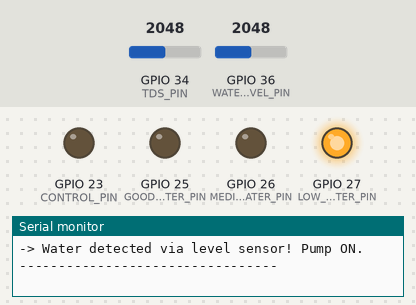
This sketch was run on a simulated ESP32. Shown: output pins drawn as LEDs (lit = HIGH), the last lines printed to the serial monitor. Inputs (shaded band) come from the test bench; at power-on: GPIO 36 (WATER_LEVEL_PIN) = 2048, GPIO 34 (TDS_PIN) = 2048.

Above: at 1.3 s.
1.4 s: GPIO 36 (WATER_LEVEL_PIN) set to 325
2.9 s: GPIO 36 (WATER_LEVEL_PIN) set to 280
At 3.8 s:
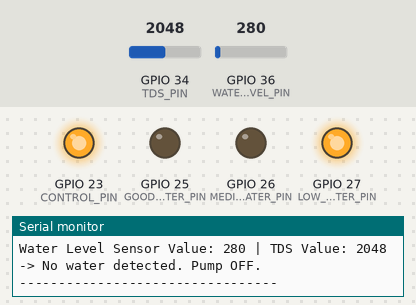
4.5 s: GPIO 34 (TDS_PIN) set to 1498
6.0 s: GPIO 34 (TDS_PIN) set to 1405
At 7.2 s:
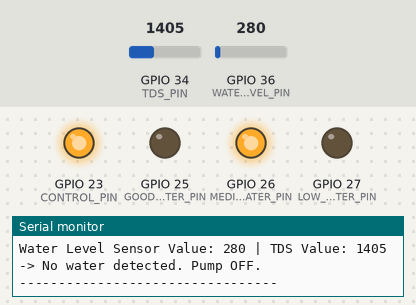
7.5 s: GPIO 36 (WATER_LEVEL_PIN) set to 491
At 8.8 s:
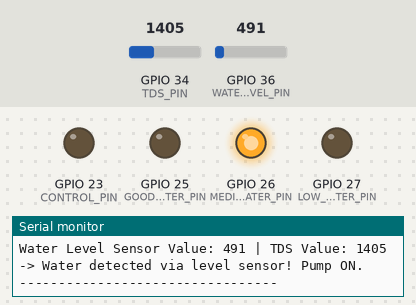
9.1 s: GPIO 34 (TDS_PIN) set to 642
10.6 s: GPIO 34 (TDS_PIN) set to 542
At 11.3 s:
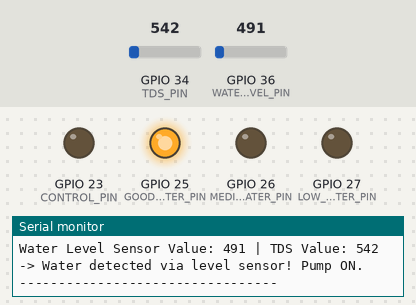
Timing chart, 0 to 13.1 s (numbered marks = the images above; inputs shaded):
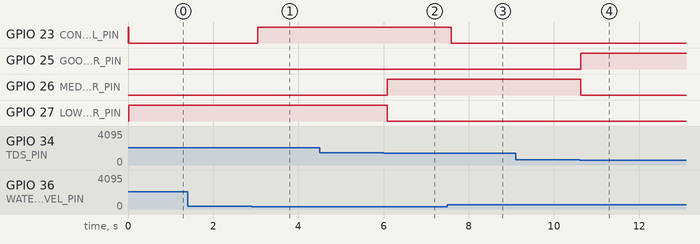

The sketch:

water_system.ino
```cpp
#include <WiFi.h>
#include <WebServer.h>

// ---------------------------------------------------------
// HARDWARE PIN DEFINITIONS
// ---------------------------------------------------------
const int WATER_LEVEL_PIN = 36;  // HW-038 water level sensor (Analog)
const int TDS_PIN = 34;          // TDS sensor (Analog)
const int CONTROL_PIN = 23;      // Water pump relay (Active LOW)

const int GOOD_WATER_PIN = 25;   // LED for GOOD water quality
const int MEDIUM_WATER_PIN = 26; // LED for AVERAGE water quality
const int LOW_WATER_PIN = 27;    // LED for BAD water quality

// ---------------------------------------------------------
// WIFI & WEB SERVER SETTINGS
// ---------------------------------------------------------
const char* ssid = "esp32webserver";
const char* password = "1234";

WebServer server(80);

// ---------------------------------------------------------
// GLOBAL STATE VARIABLES
// ---------------------------------------------------------
int waterLevel = 0;
bool waterDetected = false;
bool pumpStatus = false;

int tds = 0;
String waterQuality = "Unknown";

// ---------------------------------------------------------
// API ENDPOINT HANDLER
// ---------------------------------------------------------
void handleGetStatus() {
  // Construct JSON response
  String json = "{";
  json += "\"waterLevel\":" + String(waterLevel) + ",";
  json += "\"waterDetected\":" + String(waterDetected ? "true" : "false") + ",";
  json += "\"pumpStatus\":" + String(pumpStatus ? "true" : "false") + ",";
  json += "\"tds\":" + String(tds) + ",";
  json += "\"waterQuality\":\"" + waterQuality + "\"";
  json += "}";

  // Enable CORS
  server.sendHeader("Access-Control-Allow-Origin", "*");
  server.send(200, "application/json", json);
}


// ---------------------------------------------------------
// SETUP
// ---------------------------------------------------------
void setup() {
  Serial.begin(115200);
  Serial.println("\nInitializing Smart Water Management System...");

  // Configure Pins
  pinMode(WATER_LEVEL_PIN, INPUT);
  pinMode(TDS_PIN, INPUT);

  pinMode(CONTROL_PIN, OUTPUT);

  pinMode(GOOD_WATER_PIN, OUTPUT);
  pinMode(MEDIUM_WATER_PIN, OUTPUT);
  pinMode(LOW_WATER_PIN, OUTPUT);

  // Initialize outputs (Active LOW logic: HIGH means OFF)
  digitalWrite(CONTROL_PIN, HIGH);

  digitalWrite(GOOD_WATER_PIN, LOW);
  digitalWrite(MEDIUM_WATER_PIN, LOW);
  digitalWrite(LOW_WATER_PIN, LOW);

  // Setup WiFi Access Point
  Serial.println("Starting Wi-Fi Access Point...");
  WiFi.softAP(ssid, password);

  IPAddress IP = WiFi.softAPIP();
  Serial.print("AP IP address: ");
  Serial.println(IP);

  // Setup Web Server Routes
  server.on("/api/status", HTTP_GET, handleGetStatus);
  server.begin();
  Serial.println("HTTP server started.");

  Serial.println("STEM ROBO SYSTEM INITIALIZED");
}

// ---------------------------------------------------------
// MAIN LOOP
// ---------------------------------------------------------
void loop() {
  // 1. Handle Web Server Client Requests
  server.handleClient();

  // 2. Read Sensors
  waterLevel = analogRead(WATER_LEVEL_PIN);
  tds = analogRead(TDS_PIN);

  Serial.print("Water Level Sensor Value: ");
  Serial.print(waterLevel);
  Serial.print(" | TDS Value: ");
  Serial.println(tds);

  // 3. Water Pump Logic (Active LOW)
  if (waterLevel > 300) {
    waterDetected = true;
    pumpStatus = true;
    digitalWrite(CONTROL_PIN, LOW); // ON
    Serial.println("-> Water detected via level sensor! Pump ON.");
  }
  else {
    waterDetected = false;
    pumpStatus = false;
    digitalWrite(CONTROL_PIN, HIGH); // OFF
    Serial.println("-> No water detected. Pump OFF.");
  }

  // 4. TDS Quality Logic
  if (tds <= 600) {
    waterQuality = "Good";
    digitalWrite(GOOD_WATER_PIN, HIGH);
    digitalWrite(MEDIUM_WATER_PIN, LOW);
    digitalWrite(LOW_WATER_PIN, LOW);
  }
  else if (tds > 600 && tds < 1450) {
    waterQuality = "Average";
    digitalWrite(GOOD_WATER_PIN, LOW);
    digitalWrite(MEDIUM_WATER_PIN, HIGH);
    digitalWrite(LOW_WATER_PIN, LOW);
  }
  else {
    waterQuality = "Bad";
    digitalWrite(GOOD_WATER_PIN, LOW);
    digitalWrite(MEDIUM_WATER_PIN, LOW);
    digitalWrite(LOW_WATER_PIN, HIGH);
  }

  Serial.println("---------------------------------");
  delay(500); // 500ms delay for stability and polling frequency
}
```

Measured:
- the behaviour switches between 301 and 300 on GPIO 36 (WATER_LEVEL_PIN) (found by bisection; images 0 and 1)
- the behaviour switches between 1450 and 1449 on GPIO 34 (TDS_PIN) (found by bisection; images 1 and 2)
- the behaviour switches between 601 and 600 on GPIO 34 (TDS_PIN) (found by bisection; images 3 and 4)
- after the input at 2.9 s, GPIO 23 (CONTROL_PIN): LOW → HIGH after 0.15 s
- after the input at 6.0 s, GPIO 26 (MEDIUM_WATER_PIN): LOW → HIGH after 0.08 s; GPIO 27 (LOW_WATER_PIN): HIGH → LOW after 0.08 s
- after the input at 7.5 s, GPIO 23 (CONTROL_PIN): HIGH → LOW after 0.09 s
- after the input at 10.6 s, GPIO 25 (GOOD_WATER_PIN): LOW → HIGH at once; GPIO 26 (MEDIUM_WATER_PIN): HIGH → LOW at once
